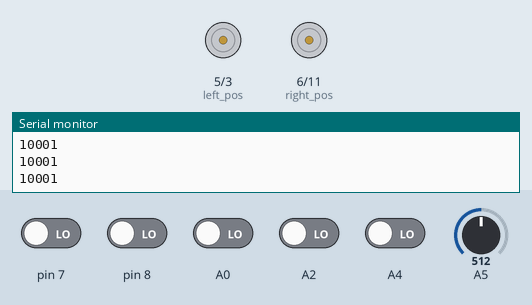
Bench run of a sketch on a simulated Arduino Uno, built with avr-gcc and run on an emulated ATmega328P. Parts: motor-driver pin pairs drawn as motors (green arrow = first pin HIGH = forward, orange = second pin HIGH = backward, longer = more drive), the last lines printed to the serial monitor. The inputs (shaded band) are chosen by the test bench; at power-on: A0, A2, A4, pin 7, pin 8 LOW, A5 = 512.

Above: at 1.2 s.
1.3 s: A0 driven HIGH
At 2.0 s:
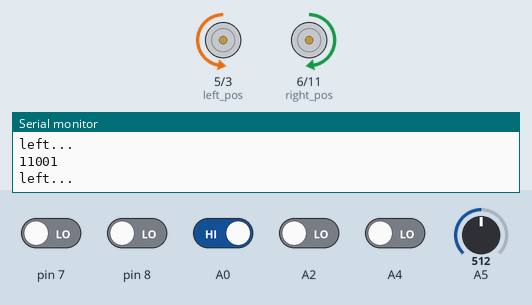
2.8 s: A5 set to 716
At 3.6 s:
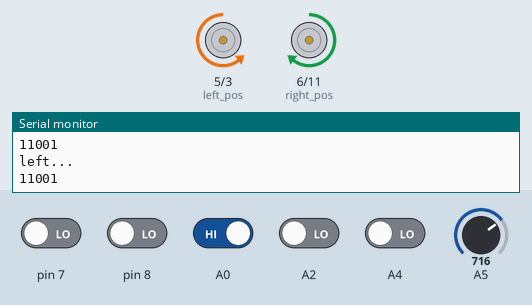
4.3 s: A5 set to 900
At 4.7 s:
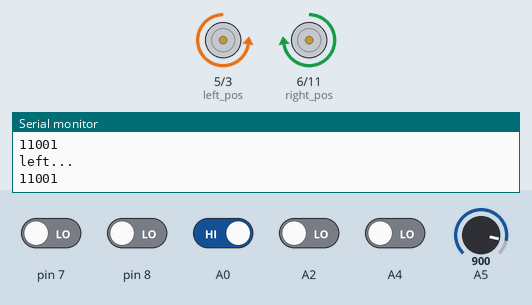
5.8 s: A5 set to 122
At 6.9 s:
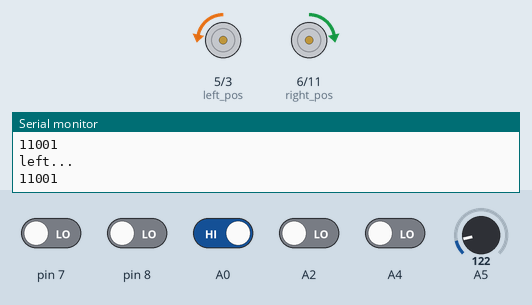
7.3 s: A5 set to 511
At 8.0 s:
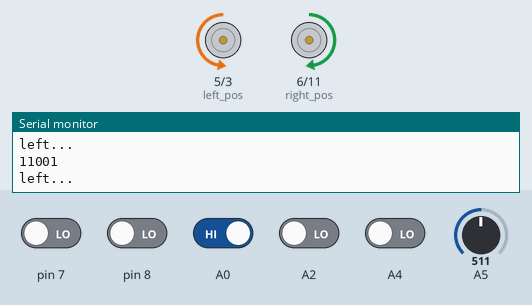
8.8 s: pin 7 driven HIGH and A2 driven HIGH
At 9.1 s:
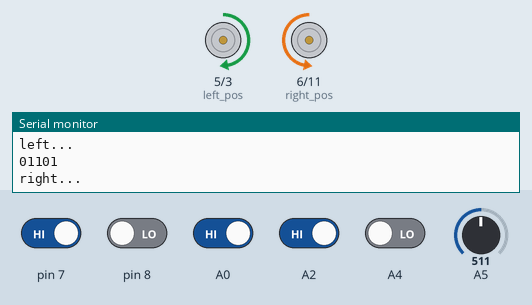
Timing chart, 0 to 11.3 s (numbered marks = the images above; inputs shaded):
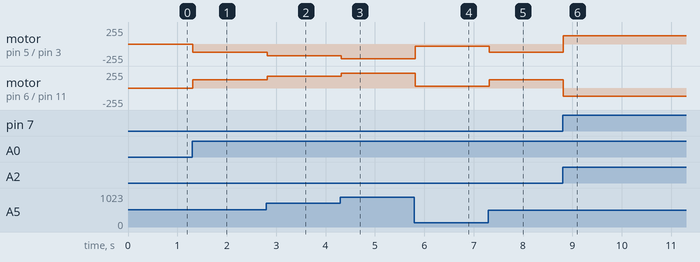

The sketch:

line_folower.ino
```cpp
int s=0; //motor default speed
int t=0; //delaf before turn
int left_pos=5;
int left_neg=3;
int right_pos=6;
int right_neg=11;
int s0,s1,s2,s3,s4,s5,s6;
void check()
{

   s5=(digitalRead(7)==HIGH)?LOW:HIGH;Serial.print(s5);
  s0=digitalRead(A0); Serial.print(s0);
// s1=digitalRead(A1);Serial.print(s1);
 s2=digitalRead(A2);Serial.print(s2);
 //s3=digitalRead(A3);Serial.print();
 s4=digitalRead(A4);Serial.print(s4);

 s6=(digitalRead(8)==HIGH)?LOW:HIGH;Serial.print(s6);
 Serial.println();
}


void reverse(int Speed=s)
{
  analogWrite(left_pos,LOW);
  digitalWrite(left_neg,Speed);
  analogWrite(right_pos,LOW);
  digitalWrite(right_neg,Speed);

}

void reverse_left(int Speed=s)
{
  analogWrite(left_pos,LOW);
  digitalWrite(left_neg,Speed);
  analogWrite(right_pos,LOW);
  digitalWrite(right_neg,LOW);

}

void reverse_right(int Speed=s)
{
  analogWrite(left_pos,LOW);
  digitalWrite(left_neg,LOW);
  analogWrite(right_pos,LOW);
  digitalWrite(right_neg,Speed);

}
void forward(int Speed=s)
{
  analogWrite(left_pos,Speed);
  digitalWrite(left_neg,LOW);
  analogWrite(right_pos,Speed);
  digitalWrite(right_neg,LOW);
  Serial.println("forward...");
}

void Stop()
{
  digitalWrite(left_pos,LOW);
  digitalWrite(left_neg,LOW);
 digitalWrite(right_pos,LOW);
  digitalWrite(right_neg,LOW);

}
void right(int Speed=s)
{
   analogWrite(left_pos,Speed);
  digitalWrite(left_neg,LOW);
  digitalWrite(right_pos,LOW);
  analogWrite(right_neg,Speed);
  Serial.println("right...");
}
void left(int Speed=s)
{
  digitalWrite(left_pos,LOW);
  analogWrite(left_neg,Speed);
  analogWrite(right_pos,Speed);
  digitalWrite(right_neg,LOW);
  Serial.println("left...");

}

void d_left(int Speed=s)
{
   analogWrite(left_pos,LOW);
  digitalWrite(left_neg,LOW);
  digitalWrite(right_pos,Speed);
  analogWrite(right_neg,LOW);

}
void d_right(int Speed=s)
{
  digitalWrite(left_pos,Speed);
  analogWrite(left_neg,LOW);
  analogWrite(right_pos,LOW);
  digitalWrite(right_neg,LOW);

}


void setup() {
  // put your setup code here, to run once:


pinMode(left_pos,OUTPUT);
pinMode(left_neg,OUTPUT);
pinMode(right_pos,OUTPUT);
pinMode(right_neg,OUTPUT);

  pinMode(A0,INPUT);
 // pinMode(A1,INPUT);
  pinMode(A2,INPUT);
  pinMode(A3,INPUT);
 // pinMode(A4,INPUT);
  pinMode(A5,INPUT);
  Serial.begin(9600);
}


void loop()

{
  s=analogRead(A5);
  s = map(s, 0, 1023, 0, 255);

  check();

  if(s0==0 && s2==1 && s4==0)
  {
    forward();
  }

 else if(s5==1&&s2==1&&s6==0)
  {
   left();
   delay(1000);
  }
  else if(s5==0&&s2==1&&s6==1)
  {
   right();
   delay(1000);
  }


  else if(s0==1 && s2==0 && s4==0)
  {delay(t);
    left();

  }

  else if(s0==0 && s2==0 && s4==1)
  {delay(t);
    right();

  }

//
//  else if(s0==1 && s2==1 && s4==0)
//  {delay(t);
//    left();
//
//  }
//
//  else if(s0==0 && s2==1 && s4==1)
//  {delay(t);
//    right();
//
//  }


 }
```

Measured:
- after the input at 1.3 s, motor on pin 5 (left_pos) / pin 3 (left_neg): stopped → backward 127/255 at once; motor on pin 6 (right_pos) / pin 11 (right_neg): stopped → forward 127/255 at once
- after the input at 2.8 s, motor on pin 5 (left_pos) / pin 3 (left_neg): backward 127/255 → backward 178/255 at once; motor on pin 6 (right_pos) / pin 11 (right_neg): forward 127/255 → forward 178/255 at once
- after the input at 4.3 s, motor on pin 5 (left_pos) / pin 3 (left_neg): backward 178/255 → backward 224/255 at once; motor on pin 6 (right_pos) / pin 11 (right_neg): forward 178/255 → forward 224/255 at once
- after the input at 5.8 s, motor on pin 5 (left_pos) / pin 3 (left_neg): backward 224/255 → backward 30/255 at once; motor on pin 6 (right_pos) / pin 11 (right_neg): forward 224/255 → forward 30/255 at once
- after the input at 7.3 s, motor on pin 5 (left_pos) / pin 3 (left_neg): backward 30/255 → backward 127/255 at once; motor on pin 6 (right_pos) / pin 11 (right_neg): forward 30/255 → forward 127/255 at once
- after the input at 8.8 s, motor on pin 5 (left_pos) / pin 3 (left_neg): backward 127/255 → forward 127/255 at once; motor on pin 6 (right_pos) / pin 11 (right_neg): forward 127/255 → backward 127/255 at once
